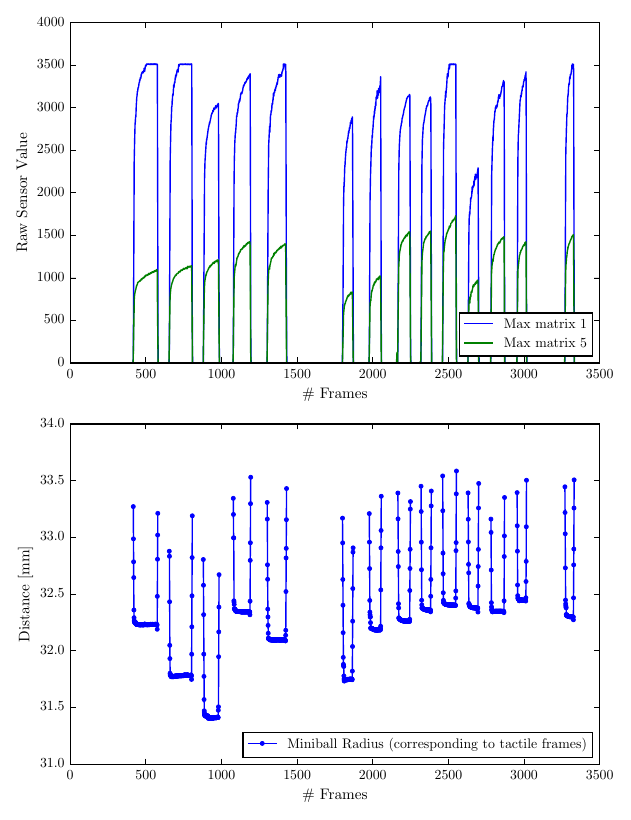

Source code (Python):
# -*- coding: utf-8 -*-

import os, sys
print("CWD: " + os.getcwd() )

config_path = os.path.abspath('../matplotlib/')
sys.path.append(config_path)
lib_path = os.path.abspath('../../lib')
sys.path.append(lib_path)


# Load configuration file (before pyplot)
import configuration as config

import numpy as np
import matplotlib.pyplot as plt

import framemanager_python

# Force reloading of external library (convenient during active development)
reload(framemanager_python)



def find_nearest(array, value):
    idx = np.argmin(np.abs(array - value))
    return array[idx]

def find_nearest_idx(array, value):
    idx = np.argmin(np.abs(array - value))
    return idx





#profileName = os.path.abspath("foam_ball.dsa")
#profileName = os.path.abspath("foam_ball_006077-006222.dsa")
profileName = os.path.abspath("hockey_ball.dsa")
#profileName = os.path.abspath("hockey_ball_000651-000810.dsa")

frameManager = framemanager_python.FrameManagerWrapper()
features = framemanager_python.FeatureExtractionWrapper(frameManager)

frameManager.load_profile(profileName);

#frameManager.set_filter_none()
#frameManager.set_filter_median(1, True)


########################
# Tactile Sensor Frames
########################
numTSFrames = frameManager.get_tsframe_count();

max_matrix_1 = frameManager.get_max_matrix_list(1)
max_matrix_5 = frameManager.get_max_matrix_list(5)

timestamps_tsframe_raw = frameManager.get_tsframe_timestamp_list()
timestamps_tsframe = (timestamps_tsframe_raw-timestamps_tsframe_raw[0]) / 1000.0 # Relative timestamps in seconds



###############
# Joint Angles
###############
# theta 0:  Rotational axis (Finger 0 + 2)
# theta 1:  Finger 0 proximal
# theta 2:  Finger 0 distal
# theta 3:  Finger 1 proximal
# theta 4:  Finger 1 distal
# theta 5:  Finger 2 proximal
# theta 6:  Finger 2 distal

numAngles = frameManager.get_jointangle_frame_count()
jointangles_list = frameManager.get_jointangle_frame_list()
timestamps_jointangles_raw = frameManager.get_jointangle_frame_timestamp_list()

# Relative timestamps in seconds
timestamps_jointangles = (timestamps_jointangles_raw-timestamps_jointangles_raw[0]) / 1000.0 

# Delete flawed measurements
#jointangles_list = np.delete(jointangles_list, (314), axis=0)
#timestamps_jointangles = np.delete(timestamps_jointangles, (314), axis=0)



###########
# Features
###########


# Compute miniball for each tactile sensor frame
minimal_bounding_spheres_ts = np.empty([numTSFrames, 4])
minimal_bounding_spheres_ts.fill(None)
for frameID in xrange(0, numTSFrames):    
    if (max_matrix_1[frameID] > 0.0 and max_matrix_5[frameID] > 0.0) :
        theta = frameManager.get_corresponding_jointangles(frameID) # Corresponding joint angles
        minimal_bounding_spheres_ts[frameID] = features.compute_minimal_bounding_sphere_centroid(frameID, theta)
                                                                                
'''                                                                 
# Compute miniball for each joint angle frame                                                                         
minimal_bounding_spheres_ja = np.empty([timestamps_jointangles.size, 4])
minimal_bounding_spheres_ja.fill(None)

for idx, theta in enumerate(jointangles_list):
    jointAngleTimestamp = timestamps_jointangles_raw[idx]
    TSframeID = find_nearest_idx(timestamps_tsframe_raw, jointAngleTimestamp) # Corresponding tactile sensor frame
    if (max_matrix_1[TSframeID] > 0.0 and max_matrix_5[TSframeID] > 0.0) :
        minimal_bounding_spheres_ja[TSframeID] = features.compute_minimal_bounding_sphere(TSframeID, theta)
'''
                                                                                 



#############
# Plotting
############

text_width = 6.30045 # LaTeX text width in inches
golden_ratio = (1 + np.sqrt(5) ) / 2.0

size_factor = 1.0
figure_width = size_factor*text_width
#figure_height = (figure_width / golden_ratio)
figure_height = 1.3 * figure_width
figure_size = [figure_width, figure_height]

config.load_config_large()
fig = plt.figure(figsize=figure_size)


#---------------------------------------------------------
ax1 = plt.subplot(2,1,1)
#ax1.plot(timestamps_tsframe, averages_matrix_1, label="Average Matrix 1")
ax1.plot(max_matrix_1, label="Max matrix 1")
ax1.plot(max_matrix_5, label="Max matrix 5")

ax1.set_xlabel("\# Frames")
ax1.set_ylabel(r"Raw Sensor Value", rotation=90)
ax1.legend()
ax1.legend(loc = 'lower right')

ax1.set_xlim([0, numTSFrames-1])

#---------------------------------------------------------
# Miniball for each tactile sensor frame
ax2 = plt.subplot(2,1,2, sharex=ax1)
ax2.plot(minimal_bounding_spheres_ts[:,3], marker='.', label="Miniball Radius (corresponding to tactile frames)")

ax2.set_xlabel("\# Frames")
ax2.set_ylabel(r"Distance [mm]", rotation=90)
ax2.legend()
ax2.legend(loc = 'lower right')


#---------------------------------------------------------
'''
# Miniball for each joint angle frame  
ax3 = plt.subplot(3,1,3)
ax3.plot(timestamps_tsframe, minimal_bounding_spheres_ts[:,3], label="Miniball Radius (corresponding to tactile frames)")
ax3.plot(timestamps_jointangles, minimal_bounding_spheres_ja[:,3], label="Miniball Radius (corresponding to joint angles)")

ax3.legend()
ax3.legend(loc = 'lower right')
ax3.set_xlabel("Time [s]")
ax3.set_ylabel(r"Distance [mm]", rotation=90)
'''
#---------------------------------------------------------

#axes = plt.gca()
#axes.set_xlim([0, numTSFrames-1])

fig.tight_layout()
#plt.show()

plotname = "grasp_miniball"
fig.savefig(plotname+".pdf", pad_inches=0, dpi=fig.dpi) # pdf
fig.savefig(plotname+".pgf", pad_inches=0, dpi=fig.dpi) # pgf